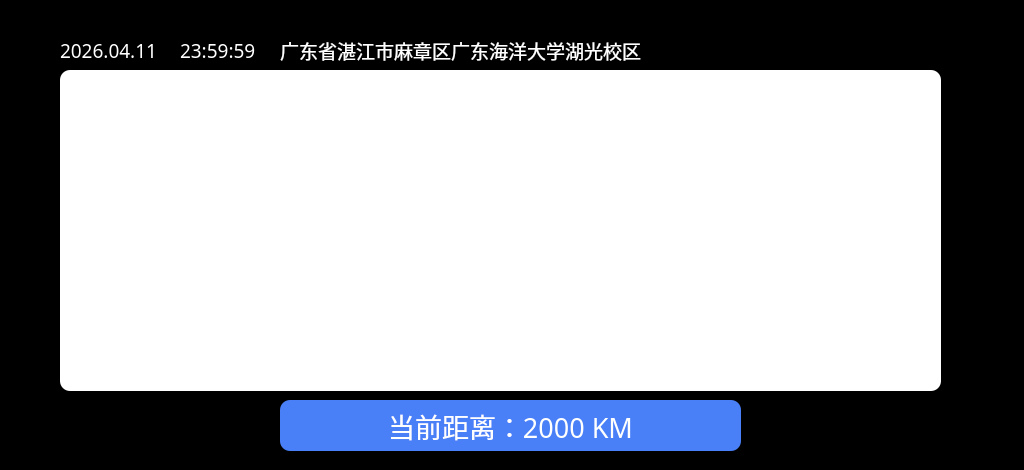
<?xml version="1.0" encoding="UTF-8"?>
<ui version="4.0">
 <class>Monitor</class>
 <widget class="QWidget" name="Monitor">
  <property name="geometry">
   <rect>
    <x>0</x>
    <y>0</y>
    <width>1024</width>
    <height>470</height>
   </rect>
  </property>
  <property name="windowTitle">
   <string>Monitor</string>
  </property>
  <widget class="QWidget" name="backgroundWidget" native="true">
   <property name="geometry">
    <rect>
     <x>0</x>
     <y>0</y>
     <width>1024</width>
     <height>470</height>
    </rect>
   </property>
   <property name="minimumSize">
    <size>
     <width>1024</width>
     <height>470</height>
    </size>
   </property>
   <property name="maximumSize">
    <size>
     <width>1024</width>
     <height>470</height>
    </size>
   </property>
   <property name="styleSheet">
    <string notr="true">QWidget#backgroundWidget {
	background-color: rgb(0, 0, 0);
}</string>
   </property>
   <widget class="QLabel" name="dateLabel">
    <property name="geometry">
     <rect>
      <x>60</x>
      <y>30</y>
      <width>111</width>
      <height>41</height>
     </rect>
    </property>
    <property name="font">
     <font>
      <family>MiSans</family>
      <pointsize>14</pointsize>
     </font>
    </property>
    <property name="styleSheet">
     <string notr="true">QLabel#dateLabel {
	color:white;
}</string>
    </property>
    <property name="text">
     <string>2026.04.11</string>
    </property>
    <property name="alignment">
     <set>Qt::AlignLeading|Qt::AlignLeft|Qt::AlignVCenter</set>
    </property>
   </widget>
   <widget class="QLabel" name="timeLabel">
    <property name="geometry">
     <rect>
      <x>180</x>
      <y>30</y>
      <width>101</width>
      <height>41</height>
     </rect>
    </property>
    <property name="font">
     <font>
      <family>MiSans</family>
      <pointsize>14</pointsize>
     </font>
    </property>
    <property name="styleSheet">
     <string notr="true">QLabel#timeLabel {
	color:white;
}</string>
    </property>
    <property name="text">
     <string>23:59:59</string>
    </property>
    <property name="alignment">
     <set>Qt::AlignLeading|Qt::AlignLeft|Qt::AlignVCenter</set>
    </property>
   </widget>
   <widget class="QLabel" name="viewLabel">
    <property name="geometry">
     <rect>
      <x>60</x>
      <y>70</y>
      <width>881</width>
      <height>321</height>
     </rect>
    </property>
    <property name="styleSheet">
     <string notr="true">QLabel#viewLabel {
	background-color: rgb(255, 255, 255);	
	border: none;
	border-radius: 10px;
}</string>
    </property>
    <property name="text">
     <string/>
    </property>
   </widget>
   <widget class="QPushButton" name="currentDistantPushButton">
    <property name="geometry">
     <rect>
      <x>280</x>
      <y>400</y>
      <width>461</width>
      <height>51</height>
     </rect>
    </property>
    <property name="font">
     <font>
      <family>MiSans</family>
      <pointsize>20</pointsize>
     </font>
    </property>
    <property name="focusPolicy">
     <enum>Qt::NoFocus</enum>
    </property>
    <property name="styleSheet">
     <string notr="true">QPushButton#currentDistantPushButton {
	background-color: rgb(73, 128, 247);
	color: white;
	border: none;
	border-radius: 10px;
}</string>
    </property>
    <property name="text">
     <string>当前距离：2000 KM</string>
    </property>
   </widget>
   <widget class="QLabel" name="placeLabel">
    <property name="geometry">
     <rect>
      <x>280</x>
      <y>30</y>
      <width>661</width>
      <height>41</height>
     </rect>
    </property>
    <property name="font">
     <font>
      <family>MiSans</family>
      <pointsize>14</pointsize>
     </font>
    </property>
    <property name="styleSheet">
     <string notr="true">QLabel#placeLabel {
	color:white;
}</string>
    </property>
    <property name="text">
     <string>广东省湛江市麻章区广东海洋大学湖光校区</string>
    </property>
    <property name="alignment">
     <set>Qt::AlignLeading|Qt::AlignLeft|Qt::AlignVCenter</set>
    </property>
   </widget>
  </widget>
 </widget>
 <resources/>
 <connections/>
</ui>
